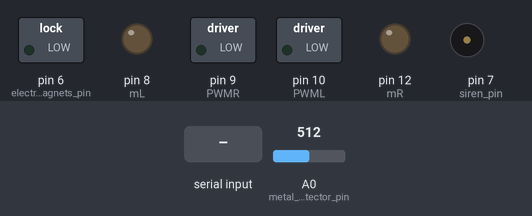
A sketch run on a simulated Arduino Uno, built with avr-gcc and run on an emulated ATmega328P. On the bench: switched loads named in the sketch (green lamp = pin HIGH), output pins drawn as LEDs (lit = HIGH), buzzer (waves = sounding, pin HIGH). The test bench sets the inputs (shaded band); at power-on: A0 (metal_detector_pin) = 512.

Above: at 1.2 s.
1.3 s: A0 (metal_detector_pin) set to 914
2.8 s: A0 (metal_detector_pin) set to 934
At 4.0 s:
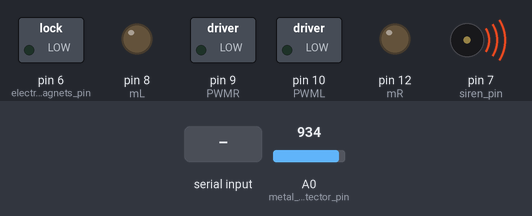
4.3 s: "F" received over Serial
At 6.5 s:
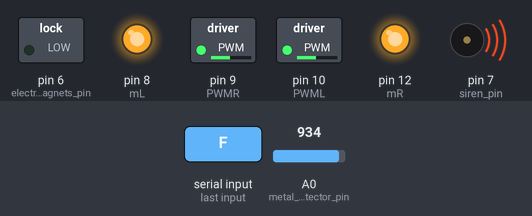
7.3 s: "B" received over Serial
At 10.0 s:
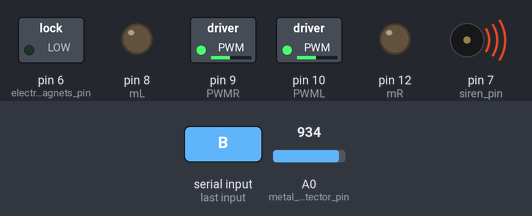
10.3 s: "L" received over Serial
At 12.3 s:
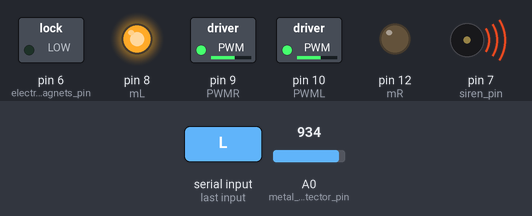
13.3 s: "R" received over Serial
At 15.7 s:
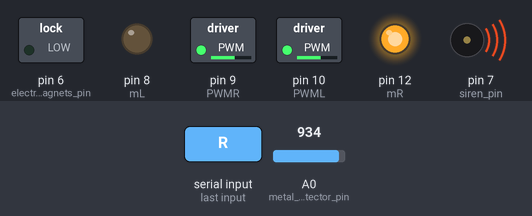
Timing chart, 0 to 17.2 s (numbered marks = the images above; inputs shaded):
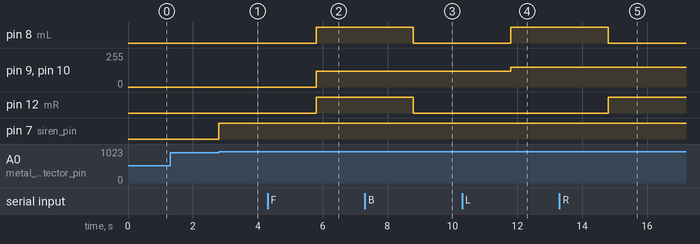

The sketch:

Minesweeper_robot_S2.ino
```cpp
/*KEYS:
- F: Forward
- B: Backwards
- R: Right
- L: Left
- S: Stop
- W: Siren on
- w: Siren off
- U: Electromagnets Open
- u: Electromagnets Close
*/
#define mR 12
#define PWMR 9
#define mL 8
#define PWML 10
#define metal_detector_pin  A0
#define siren_pin 7
#define electromagnets_pin 6

char val;
int PWM_STRAIGHT = 120;
int PWM_TURNING = 150;
int PWM_STOP = 0;
int metal_threshold = 920;

void motorCommand(int right_pwm, int left_pwm, bool right_dir, bool left_dir){
  if (right_dir) digitalWrite(mR, HIGH);
  else digitalWrite(mR, LOW);
  if (left_dir) digitalWrite(mL, HIGH);
  else digitalWrite(mL, LOW);
  analogWrite(PWMR, right_pwm);
  analogWrite(PWML, left_pwm);
}

void blink(){
  digitalWrite(siren_pin, HIGH);
  delay(3000);
  digitalWrite(siren_pin, LOW);
}

void setup(){
  Serial.begin(9600);

  //motor pin definitions
  pinMode(mR, OUTPUT);
  pinMode(mL, OUTPUT);
  pinMode(PWMR,OUTPUT);
  pinMode(PWML,OUTPUT);
  motorCommand(PWM_STOP, PWM_STOP, 0, 0);

  //metal detection system definitions
  pinMode(metal_detector_pin, INPUT);
  pinMode(siren_pin, OUTPUT);
  pinMode(electromagnets_pin, OUTPUT);
}

void loop(){
  while (Serial.available() > 0) val = Serial.read();

  if(val == 'F') motorCommand(PWM_STRAIGHT, PWM_STRAIGHT, 1, 1);
  else if(val == 'B') motorCommand(PWM_STRAIGHT, PWM_STRAIGHT, 0, 0);
  else if(val == 'L') motorCommand(PWM_TURNING, PWM_TURNING, 0, 1);
  else if(val == 'R') motorCommand(PWM_TURNING, PWM_TURNING, 1, 0);
  else if(val == 'S') motorCommand(PWM_STOP, PWM_STOP, 0, 0);
  if(val == 'W') blink();
  else if(val == 'U') digitalWrite(electromagnets_pin, HIGH);
  else if(val == 'u') digitalWrite(electromagnets_pin, LOW);

  if (analogRead(metal_detector_pin)>metal_threshold) blink();
}
```

Measured:
- the behaviour switches between 920 and 921 on A0 (metal_detector_pin) (found by bisection; images 0 and 1)
- after the input at 1.3 s, every drawn part: stays the same
- after the input at 2.8 s, pin 7 (siren_pin): LOW → HIGH at once
- after the input at 4.3 s, pin 8 (mL), pin 12 (mR): LOW → HIGH after 1.5 s; pin 9 (PWMR), pin 10 (PWML): 0/255 → 120/255 after 1.5 s
- after the input at 7.3 s, pin 8 (mL), pin 12 (mR): HIGH → LOW after 1.5 s
- after the input at 10.3 s, pin 8 (mL): LOW → HIGH after 1.5 s; pin 9 (PWMR), pin 10 (PWML): 120/255 → 150/255 after 1.5 s
- after the input at 13.3 s, pin 8 (mL): HIGH → LOW after 1.5 s; pin 12 (mR): LOW → HIGH after 1.5 s
